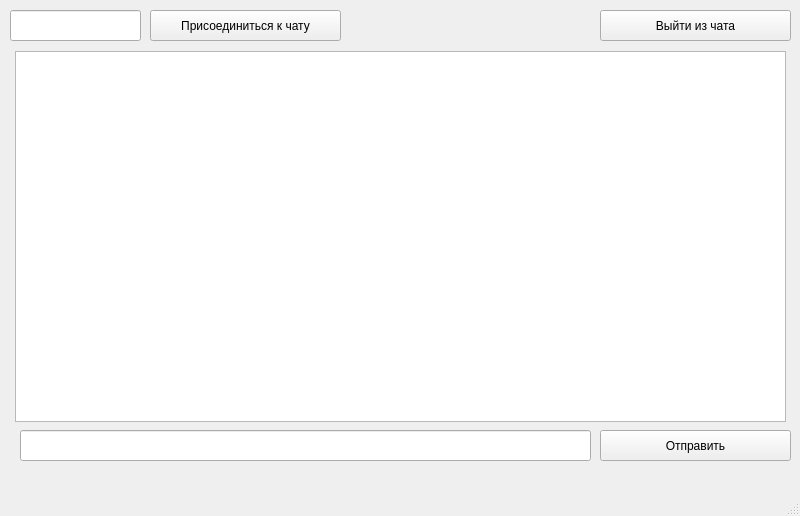
<?xml version="1.0" encoding="UTF-8"?>
<ui version="4.0">
 <class>MainWindow</class>
 <widget class="QMainWindow" name="MainWindow">
  <property name="geometry">
   <rect>
    <x>0</x>
    <y>0</y>
    <width>800</width>
    <height>516</height>
   </rect>
  </property>
  <property name="windowTitle">
   <string>MainWindow</string>
  </property>
  <widget class="QWidget" name="centralwidget">
   <widget class="QPushButton" name="pushButtonConnect">
    <property name="geometry">
     <rect>
      <x>150</x>
      <y>10</y>
      <width>191</width>
      <height>31</height>
     </rect>
    </property>
    <property name="text">
     <string>Присоединиться к чату</string>
    </property>
   </widget>
   <widget class="QPushButton" name="disconnectButton">
    <property name="geometry">
     <rect>
      <x>600</x>
      <y>10</y>
      <width>191</width>
      <height>31</height>
     </rect>
    </property>
    <property name="text">
     <string>Выйти из чата</string>
    </property>
   </widget>
   <widget class="QListView" name="listView">
    <property name="geometry">
     <rect>
      <x>15</x>
      <y>51</y>
      <width>771</width>
      <height>371</height>
     </rect>
    </property>
   </widget>
   <widget class="QLineEdit" name="lineEditSend">
    <property name="geometry">
     <rect>
      <x>20</x>
      <y>430</y>
      <width>571</width>
      <height>31</height>
     </rect>
    </property>
   </widget>
   <widget class="QPushButton" name="sendButton">
    <property name="geometry">
     <rect>
      <x>600</x>
      <y>430</y>
      <width>191</width>
      <height>31</height>
     </rect>
    </property>
    <property name="text">
     <string>Отправить</string>
    </property>
   </widget>
   <widget class="QLineEdit" name="nameLineEdit">
    <property name="geometry">
     <rect>
      <x>10</x>
      <y>10</y>
      <width>131</width>
      <height>31</height>
     </rect>
    </property>
   </widget>
  </widget>
  <widget class="QMenuBar" name="menubar">
   <property name="geometry">
    <rect>
     <x>0</x>
     <y>0</y>
     <width>800</width>
     <height>21</height>
    </rect>
   </property>
  </widget>
  <widget class="QStatusBar" name="statusbar"/>
 </widget>
 <resources/>
 <connections/>
</ui>
